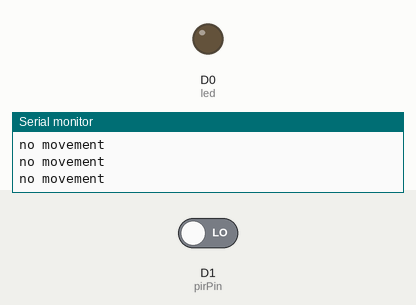
Simulated run of this sketch. Board: ESP8266 (NodeMCU). Parts: output pins drawn as LEDs (lit = HIGH), the last lines printed to the serial monitor. The test bench sets the inputs (shaded band); at power-on: D1 (pirPin) LOW.

Above: at 2.8 s.
2.9 s: D1 (pirPin) driven HIGH
At 3.6 s:
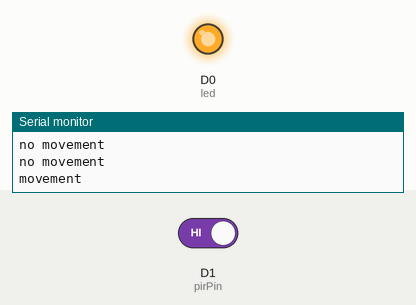
4.5 s: D1 (pirPin) driven LOW
At 6.4 s:
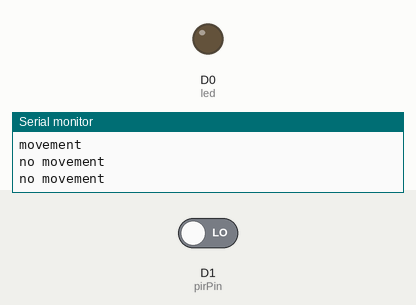
Timing chart, 0 to 7.9 s (numbered marks = the images above; inputs shaded):
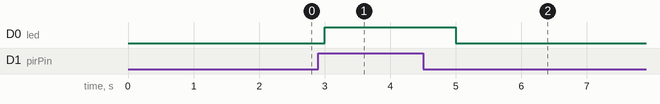

The sketch:

NodeMCU_HC-SR505.ino
```cpp
int led = 16; // Подключим 13 пин, у которого есть свой светодиод
int pirPin = D1; // назначение пина для мини ИК датчика
int value; // переменная для хранения положения датчика
void setup () {
  Serial.begin(9600);
  pinMode (led, OUTPUT); // пин светодиода работает как выход
  pinMode (pirPin, INPUT); // пин датчика работает как вход
}
void loop () {
  value = digitalRead (pirPin); // чтение значения с датчика
  if (value == HIGH) { // когда с ИК сенсора появляется высокий уровень, светодиод загорается
    digitalWrite (led, HIGH);
    Serial.println("movement"); // Движение
  }
  else {
    digitalWrite (led, LOW);
    Serial.println("no movement"); // Движение закончено
  }
  delay(1000);
}
```

Measured:
- after the input at 2.9 s, D0 (led): LOW → HIGH after 0.10 s
- after the input at 4.5 s, D0 (led): HIGH → LOW after 0.50 s
